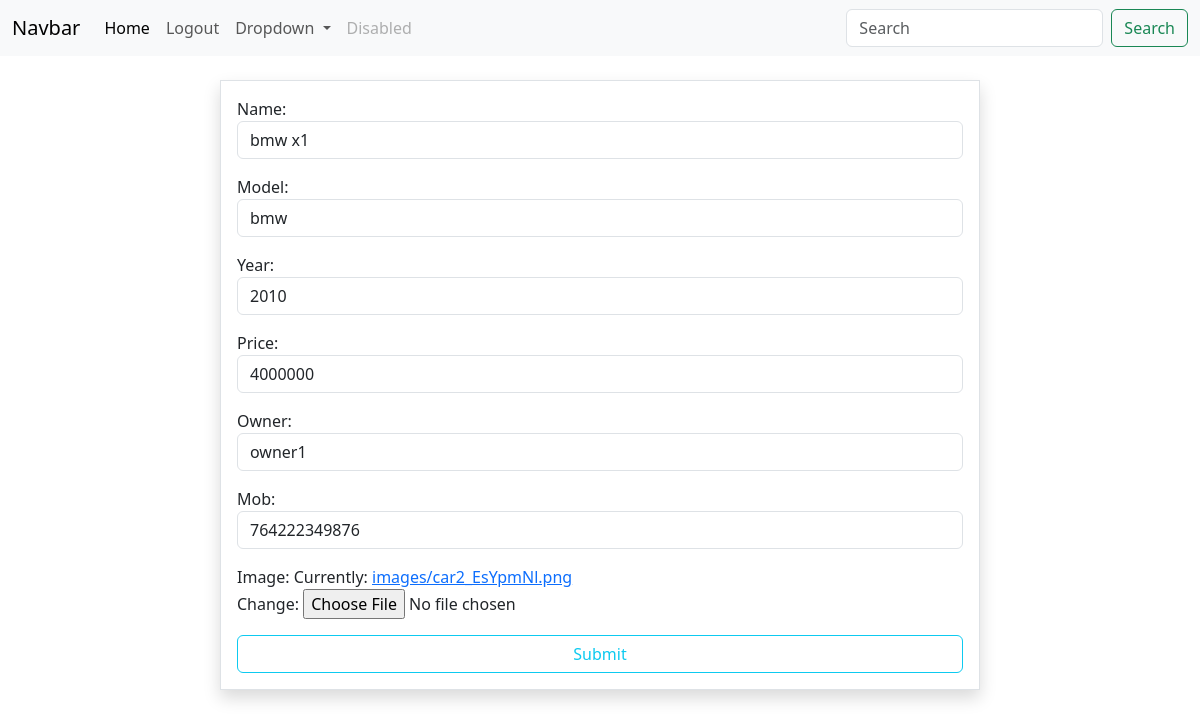
The app's page /vehicle/1/change with its own data.
### vehicle/models.py (models this page shows, shortened)
class vehicles(models.Model):
     name=models.CharField(max_length=200)
     model=models.CharField(max_length=200)
     year=models.IntegerField()
     price=models.IntegerField()
     owner=models.CharField(max_length=200)
     mob=models.IntegerField()
     image=models.ImageField(upload_to="images",null=True)

### vehicle/views.py (the view, shortened to what this page needs)
# urls.py: path("vehicle/<int:pk>/change",VehicleUpdateView.as_view(),name="vehicle-change"),
class VehicleUpdateView(View):
    def get(self,request,*args,**kwargs):
        id=kwargs.get("pk")
        obj=vehicles.objects.get(id=id)
        form=VehicleCreateForm(instance=obj)
        return render(request,"vehicle_edit.html",{"form":form})

### vehicle/forms.py
class VehicleCreateForm(forms.ModelForm):
    class Meta:
        model=vehicles
        fields="__all__"
        widgets={
            "name":forms.TextInput(attrs={"class":"form-control"}),
            "model":forms.TextInput(attrs={"class":"form-control"}),
            "year":forms.NumberInput(attrs={"class":"form-control"}),
            "price":forms.NumberInput(attrs={"class":"form-control"}),
            "owner":forms.TextInput(attrs={"class":"form-control"}),
            "mob":forms.NumberInput(attrs={"class":"form-control"})
        }

### vehicle/templates/vehicle_edit.html (shortened to what this page needs)
{%extends 'base.html'%}
{%block body_block%}
   <div class="container">
    <div class="row">
        <div class="col-2"></div>
        <div class="col-8 p-3 border shadow mt-4">
            <form action="" method="post" enctype="multipart/form-data">
                {{form.as_p}}
                <input type="submit" class="btn btn-outline-info form-control">
            </form>
        </div>
        <div class="col-2"></div>
    </div>
   </div>
{%endblock%}

### records on screen
vehicles: name "bmw x1", model "bmw", year "2010", price "4000000", owner "owner1", mob "764222349876"
